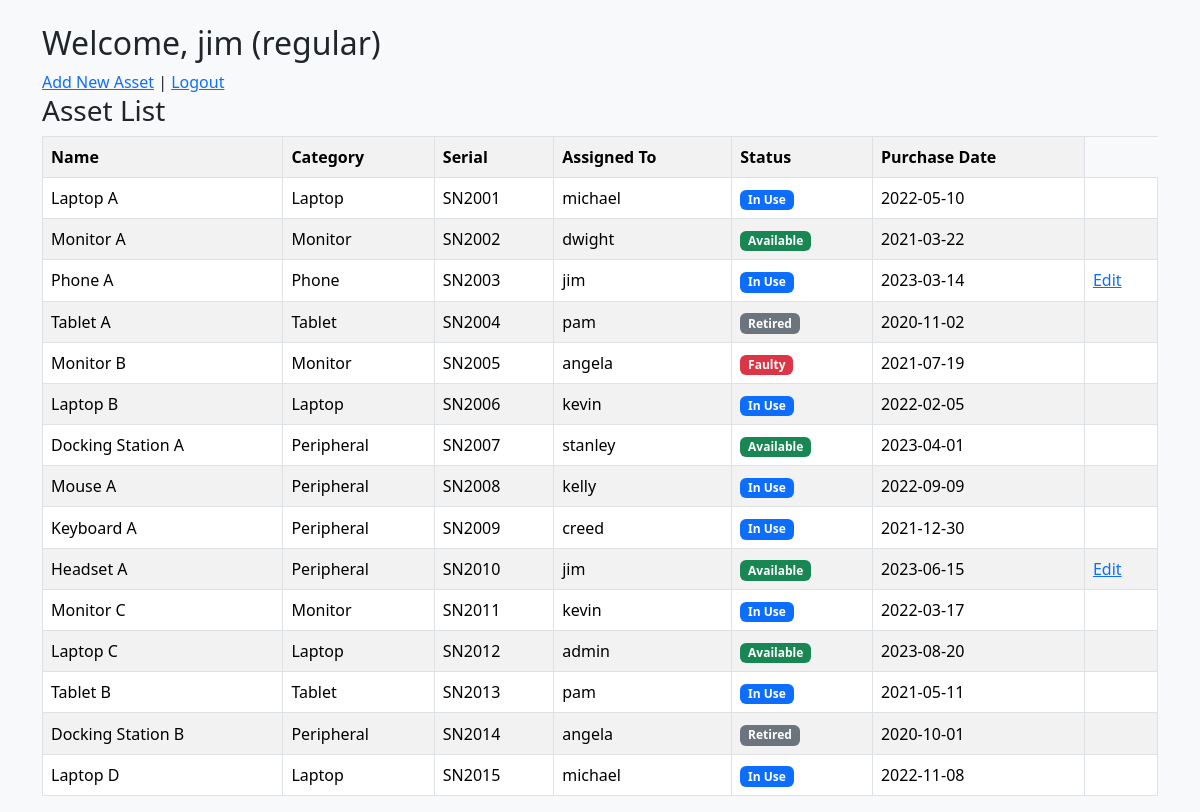
Page /dashboard (signed in) on the earlier database version.
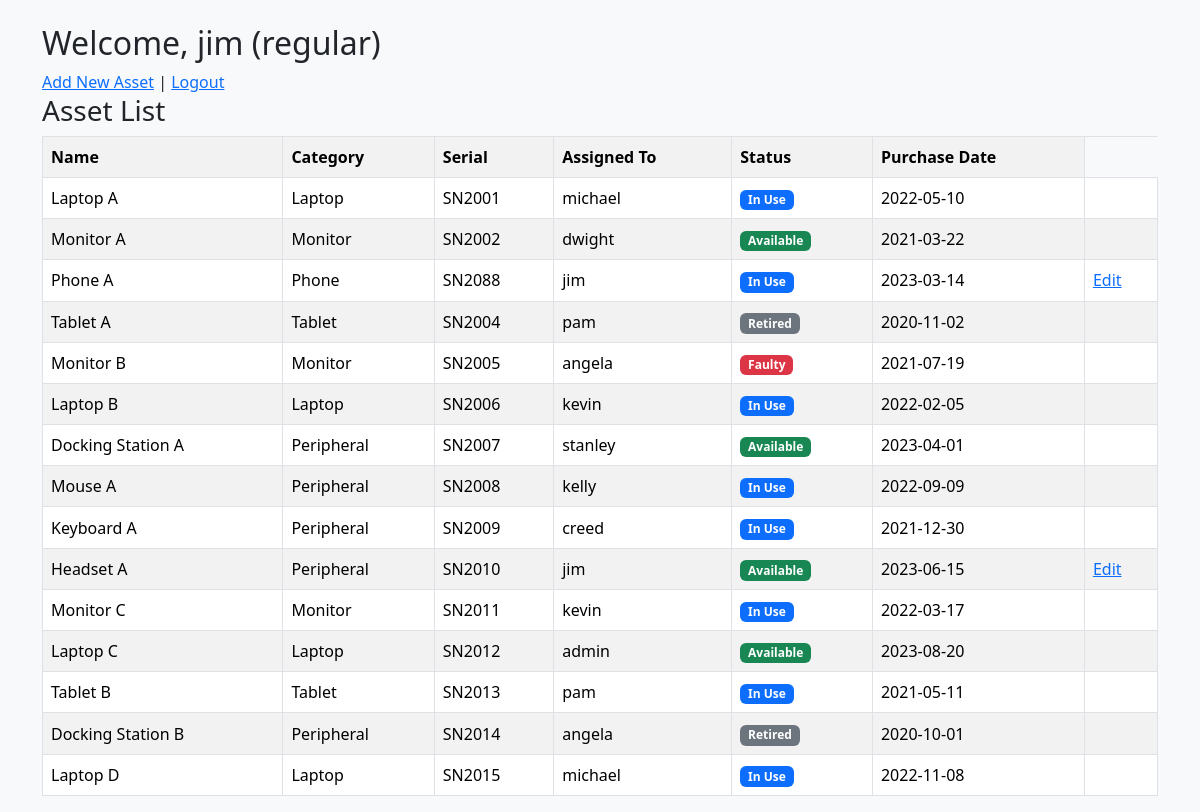
Same page on the later database version.
### models.py (models this page shows)
class User(db.Model):
    id = db.Column(db.Integer, primary_key=True)
    username = db.Column(db.String(100), unique=True, nullable=False)
    password = db.Column(db.String(200), nullable=False)
    role = db.Column(db.String(10), nullable=False)  # 'admin' or 'regular'

class Asset(db.Model):
    id = db.Column(db.Integer, primary_key=True)
    name = db.Column(db.String(100), nullable=False)
    category = db.Column(db.String(50), nullable=False)
    serial_number = db.Column(db.String(100), unique=True, nullable=False)
    assigned_to_id = db.Column(db.Integer, db.ForeignKey('user.id'))
    assigned_user = db.relationship('User', backref='assets')
    purchase_date = db.Column(db.Date)
    status = db.Column(db.String(50), default="Available")

### app.py (the view)
@app.route('/dashboard')
def dashboard():
    if 'username' not in session:
        return redirect(url_for('login'))
    assets = Asset.query.all()
    return render_template('dashboard.html', user=session['username'], role=session['role'], assets=assets)

### templates/dashboard.html (shortened to what this page needs)
{% extends "base.html" %}
{% block content %}
<h2>Welcome, {{ user }} ({{ role }})</h2>
<a href="{{ url_for('add_asset') }}">Add New Asset</a> |
<a href="{{ url_for('logout') }}">Logout</a>
<h3>Asset List</h3>
<table class="table table-striped table-bordered table-hover align-middle">
        <tr>
            <th>Name</th>
            <th>Category</th>
            <th>Serial</th>
            <th>Assigned To</th>
            <th>Status</th>
            <th>Purchase Date</th>
        </tr>
    {% for asset in assets %}
    <tr>
        <td>{{ asset.name }}</td>
        <td>{{ asset.category }}</td>
        <td>{{ asset.serial_number }}</td>
        <td>{{ asset.assigned_user.username if asset.assigned_user else '-' }}</td>
        <td>
        {% if asset.status == 'Available' %}
            <span class="badge bg-success">{{ asset.status }}</span>
        {% elif asset.status == 'In Use' %}
            <span class="badge bg-primary">{{ asset.status }}</span>
        {% elif asset.status == 'Retired' %}
            <span class="badge bg-secondary">{{ asset.status }}</span>
        {% elif asset.status == 'Faulty' %}
            <span class="badge bg-danger">{{ asset.status }}</span>
        {% else %}
            <span class="badge bg-dark">{{ asset.status }}</span>
        {% endif %}
        </td>
        <td>{{ asset.purchase_date.strftime('%Y-%m-%d') if asset.purchase_date else '-' }}</td>
        <td>
            {% if role == 'admin' or asset.assigned_user.username == user %}
                <a href="{{ url_for('edit_asset', asset_id=asset.id) }}">Edit</a>
            {% endif %}
        </td>
    </tr>
    {% endfor %}
</table>
{% endblock %}

### templates/base.html (shortened to what this page needs)
<!DOCTYPE html>
<html lang="en">
<head>
    <link href="https://cdn.jsdelivr.net/npm/bootstrap@5.3.3/dist/css/bootstrap.min.css" rel="stylesheet">
</head>
<body class="bg-light">
    <div class="container mt-4">
        {% block content %}{% endblock %}
    </div>
</body>
</html>

Differences in the rows shown:
changed Asset "Phone A": serial_number "SN2003" → "SN2088"
